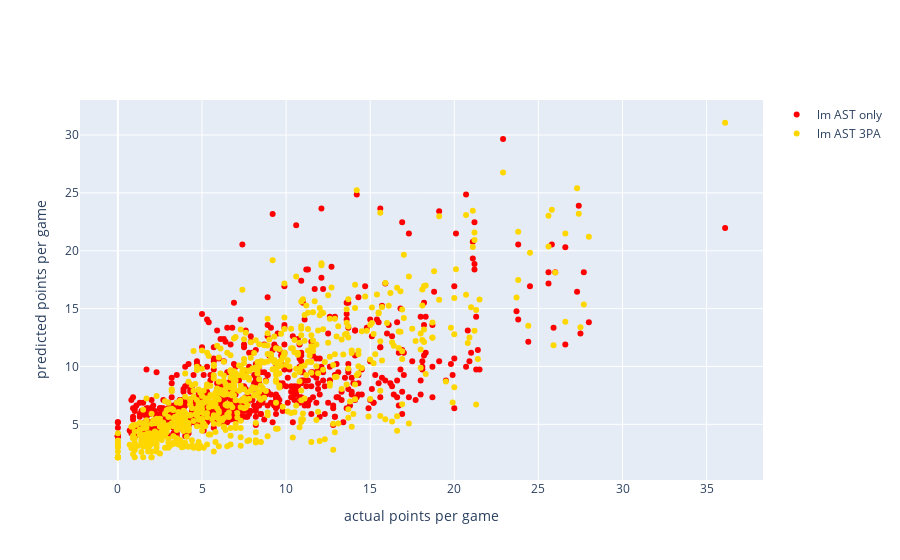

The cell this chart's notebook holds for it:
### Markdown cell above
The yellow dots are the result of our updated linear model. It doesn't look linear here, because it is not solely a function of assists per game. (It was linear in the 3D figure above.) The yellow points here all lie on the colorful plane above.

We can also scatter our predicted values vs. our actual values.

### Code cell
fig = go.Figure()
fig.add_trace(go.Scatter(x = nba['PTS'], y = pred_ast_only, mode = 'markers', name = 'lm AST only', line=dict(color='red')))
fig.add_trace(go.Scatter(x = nba['PTS'], y = pred_ast_3pa, mode = 'markers', name = 'lm AST 3PA', line=dict(color='gold')))


fig.update_layout(xaxis_title = 'actual points per game', yaxis_title = 'predicted points per game')

### Figure 1 — Plotly figure (JSON) as saved in the notebook; plotly's stock layout.template omitted (floating-point values rounded to 4 significant figures; data arrays with more than 128 entries replaced by an {"elided": "..."} marker saying what was removed)
{"data": [{"line": {"color": "red"}, "mode": "markers", "name": "lm AST only", "type": "scatter", "x": {"elided": "708 float values"}, "y": {"elided": "708 float values"}}, {"line": {"color": "gold"}, "mode": "markers", "name": "lm AST 3PA", "type": "scatter", "x": {"elided": "708 float values"}, "y": {"elided": "708 float values"}}], "layout": {"xaxis": {"title": {"text": "actual points per game"}}, "yaxis": {"title": {"text": "predicted points per game"}}}}
